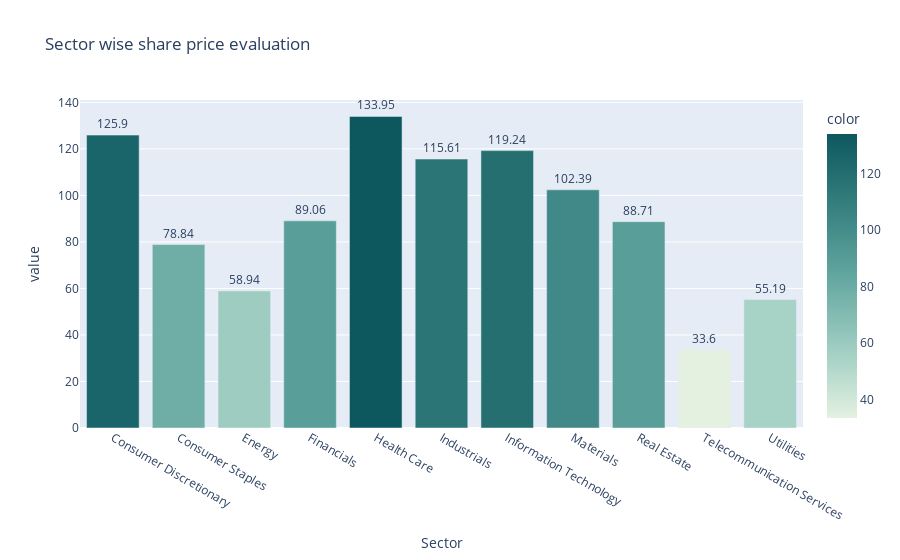

Notebook code cell kept with this figure:
### Code cell
fig=px.bar(data.groupby('Sector')['Price'].mean(),
      title='Sector wise share price evaluation',
           text=mn.values.round(2),
           color=mn.values,color_continuous_scale='mint')

fig.update_traces( textposition='outside')

fig.update_layout(uniformtext_minsize=8, uniformtext_mode='hide')

fig.show();

### Figure 1 — Plotly figure (JSON) as saved in the notebook; plotly's stock layout.template omitted (floating-point values rounded to 4 significant figures)
{"data": [{"alignmentgroup": "True", "hovertemplate": "Sector=%{x}<br>value=%{y}<br>text=%{text}<br>color=%{marker.color}<extra></extra>", "legendgroup": "", "marker": {"color": [125.9, 78.84, 58.94, 89.06, 133.9, 115.6, 119.2, 102.4, 88.71, 33.6, 55.19], "coloraxis": "coloraxis"}, "name": "", "offsetgroup": "", "orientation": "v", "showlegend": false, "text": [125.9, 78.84, 58.94, 89.06, 133.9, 115.6, 119.2, 102.4, 88.71, 33.6, 55.19], "textposition": "outside", "type": "bar", "x": ["Consumer Discretionary", "Consumer Staples", "Energy", "Financials", "Health Care", "Industrials", "Information Technology", "Materials", "Real Estate", "Telecommunication Services", "Utilities"], "xaxis": "x", "y": [125.9, 78.84, 58.94, 89.06, 133.9, 115.6, 119.2, 102.4, 88.71, 33.6, 55.19], "yaxis": "y"}], "layout": {"barmode": "relative", "coloraxis": {"colorbar": {"title": {"text": "color"}}, "colorscale": [[0, "rgb(228, 241, 225)"], [0.1667, "rgb(180, 217, 204)"], [0.3333, "rgb(137, 192, 182)"], [0.5, "rgb(99, 166, 160)"], [0.6667, "rgb(68, 140, 138)"], [0.8333, "rgb(40, 114, 116)"], [1, "rgb(13, 88, 95)"]]}, "legend": {"tracegroupgap": 0}, "title": {"text": "Sector wise share price evaluation"}, "uniformtext": {"minsize": 8, "mode": "hide"}, "xaxis": {"anchor": "y", "domain": [0, 1], "title": {"text": "Sector"}}, "yaxis": {"anchor": "x", "domain": [0, 1], "title": {"text": "value"}}}}
